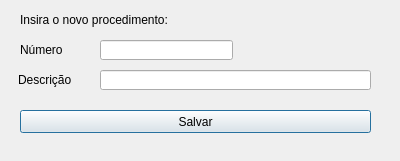
<?xml version="1.0" encoding="UTF-8"?>
<ui version="4.0">
 <class>Dialog</class>
 <widget class="QDialog" name="Dialog">
  <property name="geometry">
   <rect>
    <x>0</x>
    <y>0</y>
    <width>400</width>
    <height>161</height>
   </rect>
  </property>
  <property name="windowTitle">
   <string>Dialog</string>
  </property>
  <widget class="QPushButton" name="pushButton">
   <property name="geometry">
    <rect>
     <x>20</x>
     <y>110</y>
     <width>351</width>
     <height>23</height>
    </rect>
   </property>
   <property name="text">
    <string>Salvar</string>
   </property>
  </widget>
  <widget class="QLabel" name="label_3">
   <property name="geometry">
    <rect>
     <x>20</x>
     <y>10</y>
     <width>181</width>
     <height>20</height>
    </rect>
   </property>
   <property name="text">
    <string>Insira o novo procedimento:</string>
   </property>
  </widget>
  <widget class="QLineEdit" name="lineEdit">
   <property name="geometry">
    <rect>
     <x>100</x>
     <y>40</y>
     <width>133</width>
     <height>20</height>
    </rect>
   </property>
  </widget>
  <widget class="QLabel" name="label">
   <property name="geometry">
    <rect>
     <x>20</x>
     <y>40</y>
     <width>61</width>
     <height>20</height>
    </rect>
   </property>
   <property name="text">
    <string>Número</string>
   </property>
  </widget>
  <widget class="QLineEdit" name="lineEdit_2">
   <property name="geometry">
    <rect>
     <x>100</x>
     <y>70</y>
     <width>271</width>
     <height>20</height>
    </rect>
   </property>
  </widget>
  <widget class="QLabel" name="label_2">
   <property name="geometry">
    <rect>
     <x>18</x>
     <y>70</y>
     <width>61</width>
     <height>20</height>
    </rect>
   </property>
   <property name="text">
    <string>Descrição</string>
   </property>
  </widget>
 </widget>
 <resources/>
 <connections/>
</ui>
